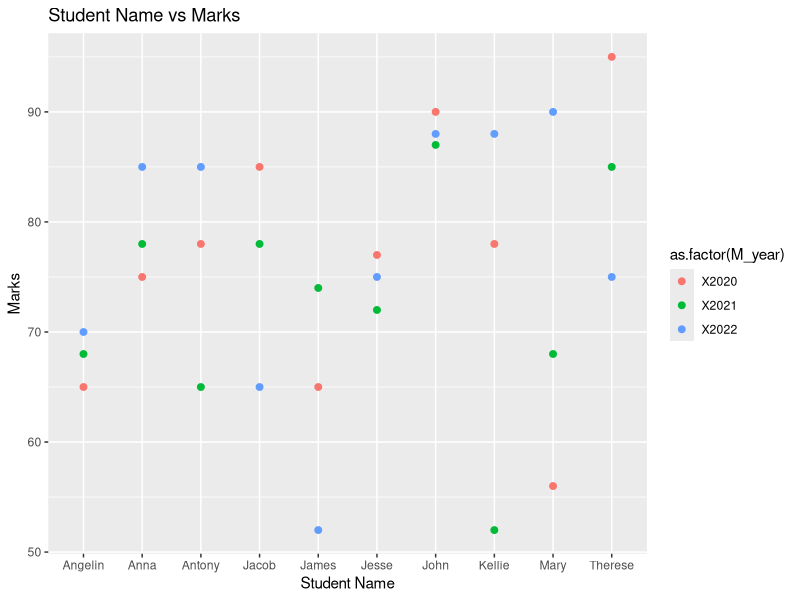
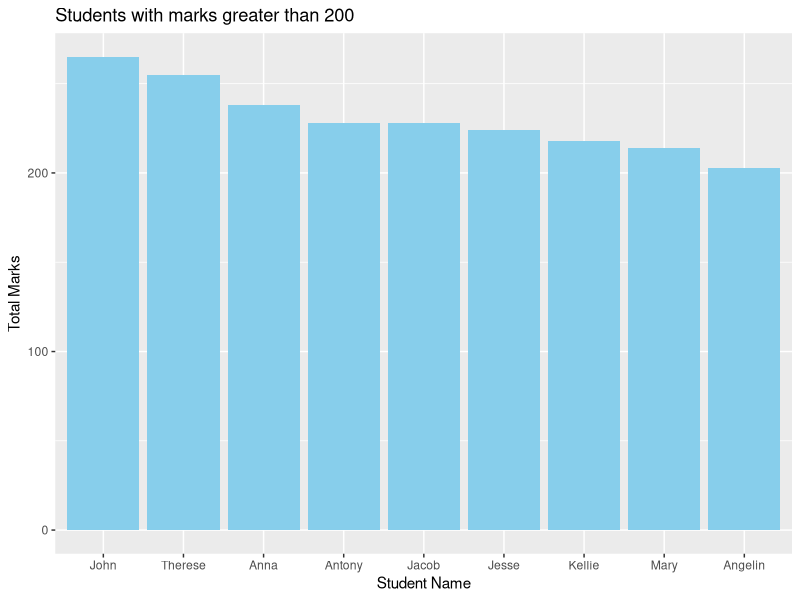
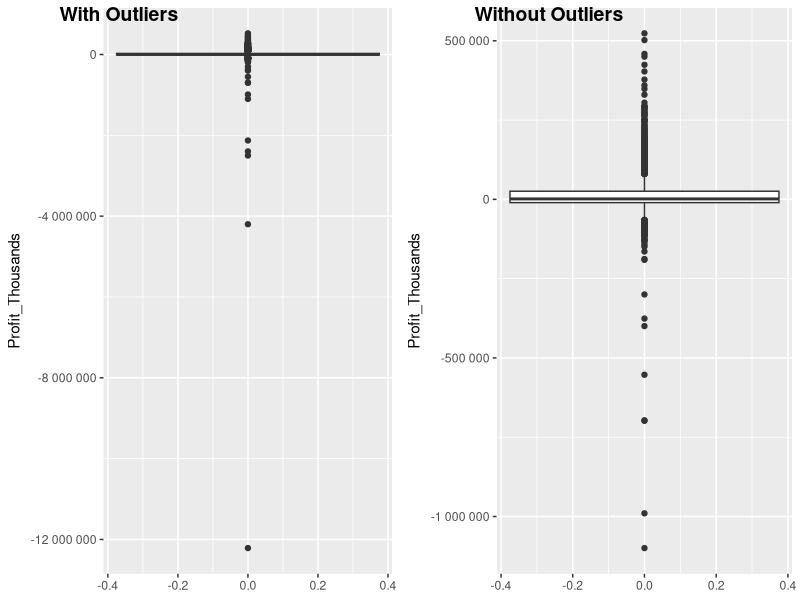
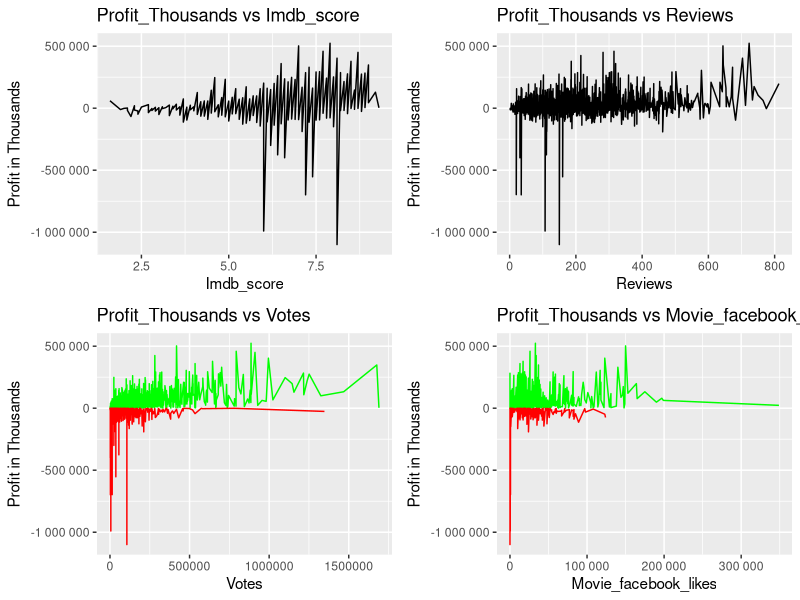
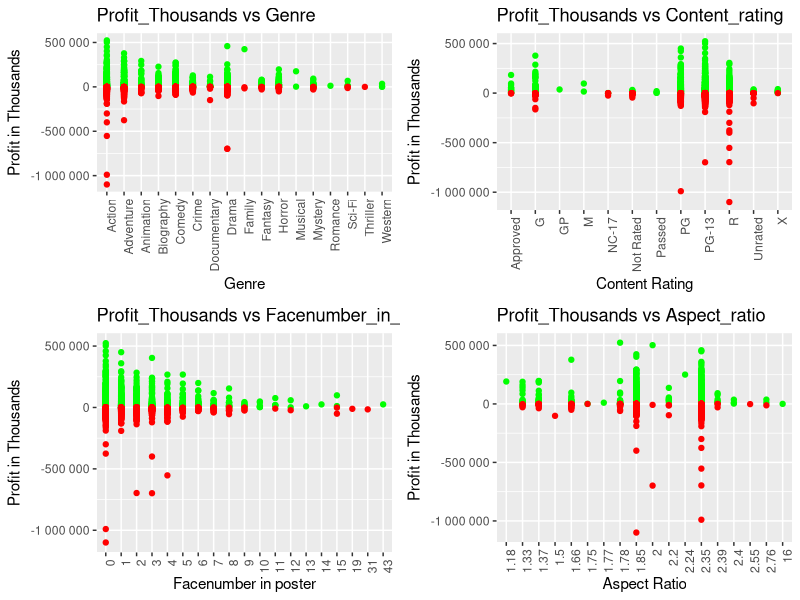
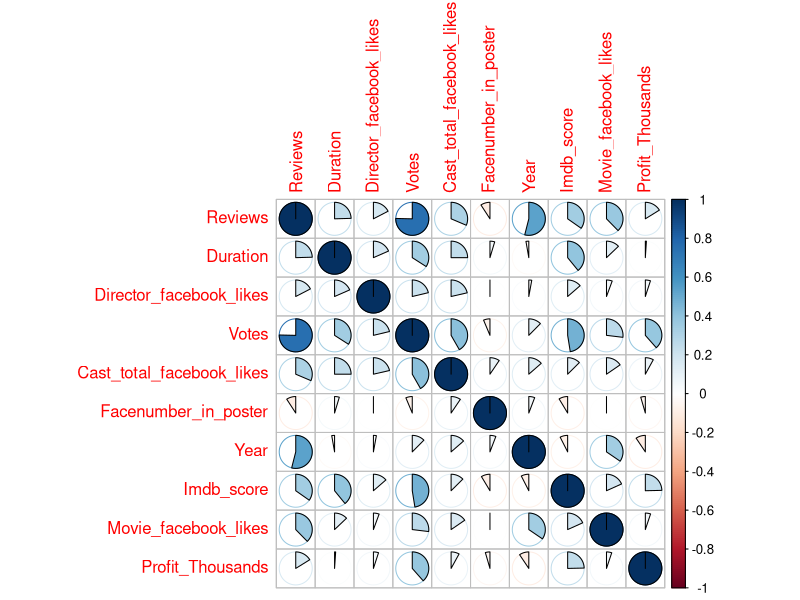
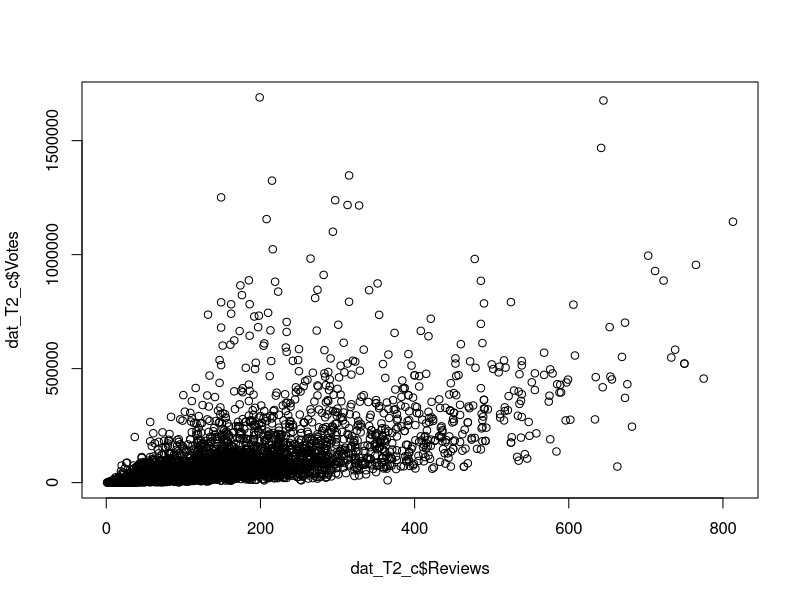
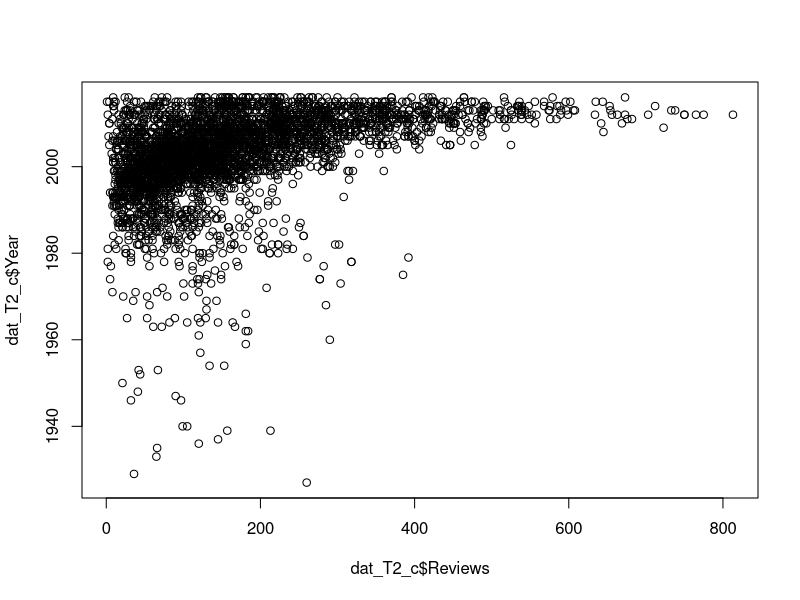

Reproduce these figures in R, in order.
## ---- chunk 1
library(dplyr)
library(tidyr)
library(tidyverse)

# Change the working directory as per the file location if required

dat_T1 <- read.csv("Studentmarks.csv", header = TRUE)
## ---- chunk 2
dim(dat_T1)

#Checking for NAs
any(is.na(dat_T1))

#Checking for duplicated rows
any(duplicated(dat_T1))
## ---- chunk 3
# Used floor() as we need to round down to get age in absolute years
age1 <- floor(as.numeric(difftime(Sys.Date(), as.Date(dat_T1$dob, format = "%d/%m/%Y")))/365)

# Binding age1 as a column to the dataset
dat_T1 <- cbind(dat_T1, age1)
## ---- chunk 4
# Converting the dob column to the date data type
dat_T1$dob <- as.Date(dat_T1$dob, format = "%d/%m/%Y")

# Extracting month and year column from dob
dat_T1 <- separate(dat_T1, dob, c("Year", "Month"))
## ---- chunk 5
dat_T1$age2 <- as.numeric(format(Sys.Date(), "%Y"))-as.numeric(dat_T1$Year)
## ---- chunk 6
dat_T1.2 <- gather(dat_T1, "M_year", "Marks", 5:7)
## ---- chunk 7
library(ggplot2)
ggplot(dat_T1.2, aes(Studentname, Marks, color = as.factor(M_year))) + 
  geom_point(size = 2) + 
  labs(x = "Student Name", y = "Marks", title = "Student Name vs Marks")
## ---- chunk 8
dat_T1.3 <- dat_T1 %>%
  mutate(TotalMarks = X2020 + X2021 + X2022) %>%
  filter(TotalMarks >= 200) %>%
  arrange(desc(TotalMarks))

nrow(dat_T1.3) #Only 1 student has been dropped for marks < 200
## ---- chunk 9
#Load if not done before
#library(ggplot2)

ggplot(dat_T1.3, aes(x = reorder(Studentname, -TotalMarks), y = TotalMarks)) + 
  geom_bar(stat = "identity", fill = "skyblue") +
  labs(x = "Student Name", y = "Total Marks",
       title = "Students with marks greater than 200")
## ---- chunk 10
# Load if not done before
# library(dplyr)
# library(tidyr)
# library(tidyverse)

# Change the working directory as per the file location, if required

dat_T2 <- read.csv("Movies.csv", header = TRUE)
## ---- chunk 11
dim(dat_T2)

# Checking for duplicated records
any(duplicated(dat_T2)) #Returns TRUE

# Removing duplicated records
dat_T2 <- unique(dat_T2)
## ---- chunk 12
# Replacing "" with NA to make compatable with is.na() function
dat_T2 <- dat_T2 %>%
  mutate_all(~ifelse(. == "", NA, .))

# Checking NA count for each Column
sapply(dat_T2, function(x) sum(is.na(x)))
## ---- chunk 13
dat_T2 <- subset(dat_T2, select = -c(Movie_imdb_link, Plot_keywords))
dim(dat_T2)
## ---- chunk 14
# Checking Language Column
levels(factor(dat_T2$Language))

# As all the movies are in English, we can remove that column, as it wont be helpful in any analysis
dat_T2 <- subset(dat_T2, select = -c(Language))
dim(dat_T2)
## ---- chunk 15
# Extracting actor info in seperate dataframe
dat_actor <- subset(dat_T2, select = c(Title, Gross, Budget, 
                                       Actor_1_name, Actor_1_facebook_likes,
                                       Actor_2_name, Actor_2_facebook_likes,
                                       Actor_3_name, Actor_3_facebook_likes))

# Removing it from our current dataframe
dat_T2 <- subset(dat_T2, select = -c(Actor_1_name, Actor_1_facebook_likes,
                                     Actor_2_name, Actor_2_facebook_likes,
                                     Actor_3_name, Actor_3_facebook_likes))
dim(dat_T2)

# Rechecking NAs
sapply(dat_T2, function(x) sum(is.na(x)))
## ---- chunk 16
dat_T2 <- na.omit(dat_T2)
dim(dat_T2)
# We have eliminated a total of 137 additional records with NAs from the dataset
## ---- chunk 17
# Calculating Profit
dat_T2$Profit <- dat_T2$Gross-dat_T2$Budget

# As now, Gross and Budget Columns are redundant, we can remove them
# Also the profit values are large, so rounding it to thousands to make it more readable
dat_T2 <- dat_T2 %>%
  mutate(Profit_Thousands = round(Profit/1000, 0)) %>%
  select(-c(Gross, Budget, Profit))

## ---- chunk 18
# Load if not done before
# library(ggplot2)

# Plotting with Outliers
gbox_1 <- ggplot(dat_T2, aes(y=Profit_Thousands))+geom_boxplot() + 
  scale_y_continuous(labels = scales::number_format(accuracy = 1))

# Removing last 5 outliers with big losses, to make the charts more readable
dat_T2_w <- dat_T2 %>% arrange(desc(Profit_Thousands))
dat_T2_w <- dat_T2_w[1:(nrow(dat_T2_w)-5),]

# Plotting without Outliers
gbox_2 <- ggplot(dat_T2_w, aes(y=Profit_Thousands))+geom_boxplot() + 
  scale_y_continuous(labels = scales::number_format(accuracy = 1))

# Output
library(ggpubr)
ggarrange(gbox_1, gbox_2, labels = c("With Outliers", "Without Outliers"),
          ncol = 2, nrow = 1)

## ---- chunk 19
# line plot
# We will be using the df without last 5 outliers as it is more visually interpretable

# Load if not done before
# library(ggplot2)

# "Profit_Thousands" vs "Imdb_score"
gline_1 <- ggplot(dat_T2_w, aes(x = Imdb_score, y = Profit_Thousands)) + 
  geom_line() + 
  scale_y_continuous(labels = scales::number_format(accuracy = 1)) +
  labs(x = "Imdb_score", y = "Profit in Thousands", 
       title = "Profit_Thousands vs Imdb_score")

# "Profit_Thousands" vs "Reviews"
gline_2 <- ggplot(dat_T2_w, aes(x = Reviews, y = Profit_Thousands)) + 
  geom_line() + 
  scale_y_continuous(labels = scales::number_format(accuracy = 1)) +
  labs(x = "Reviews", y = "Profit in Thousands", title = "Profit_Thousands vs Reviews")

# "Profit_Thousands" vs "Votes"
gline_3 <- ggplot(dat_T2_w, aes(x = Votes, y = Profit_Thousands)) + 
  geom_line(aes(color = ifelse(Profit_Thousands > 0, "Above 0", "Below 0"))) + 
  scale_y_continuous(labels = scales::number_format(accuracy = 1)) +
  labs(x = "Votes", y = "Profit in Thousands", title = "Profit_Thousands vs Votes") +
  scale_color_manual(values = c("Above 0" = "green", "Below 0" = "red")) +
  guides(color = FALSE)

# "Profit_Thousands" vs "Movie_facebook_likes"
gline_4 <- ggplot(dat_T2_w, aes(x = Movie_facebook_likes, y = Profit_Thousands)) + 
  geom_line(aes(color = ifelse(Profit_Thousands > 0, "Above 0", "Below 0"))) + 
  scale_y_continuous(labels = scales::number_format(accuracy = 1)) +
  scale_x_continuous(labels = scales::number_format(accuracy = 1)) +
  labs(x = "Movie_facebook_likes", y = "Profit in Thousands",
       title = "Profit_Thousands vs Movie_facebook_likes") +
  scale_color_manual(values = c("Above 0" = "green", "Below 0" = "red")) +
  guides(color = FALSE)

# Output
# Load if not done before
# library(ggpubr)
ggarrange(gline_1, gline_2, gline_3, gline_4,
          ncol = 2, nrow = 2)
## ---- chunk 20
# scatter plot
# We will be using the df without last 5 outliers as it is more visually interpretable

# Load if not done before
# library(ggplot2)

# "Profit_Thousands" vs "Genre"
gsp_1 <- ggplot(dat_T2_w, aes(x = factor(Genre), y = Profit_Thousands)) + 
  geom_point(aes(color = ifelse(Profit_Thousands > 0, "Above 0", "Below 0"))) + 
  scale_y_continuous(labels = scales::number_format(accuracy = 1)) +
  labs(x = "Genre", y = "Profit in Thousands", 
       title = "Profit_Thousands vs Genre") +
  scale_color_manual(values = c("Above 0" = "green", "Below 0" = "red")) +
  guides(color = FALSE) +
  theme(axis.text.x = element_text(angle = 90, hjust = 1))

# "Profit_Thousands" vs "Content_rating"
gsp_2 <- ggplot(dat_T2_w, aes(x = factor(Content_rating), y = Profit_Thousands)) + 
  geom_point(aes(color = ifelse(Profit_Thousands > 0, "Above 0", "Below 0"))) + 
  scale_y_continuous(labels = scales::number_format(accuracy = 1)) +
  labs(x = "Content Rating", y = "Profit in Thousands", 
       title = "Profit_Thousands vs Content_rating") +
  scale_color_manual(values = c("Above 0" = "green", "Below 0" = "red")) +
  guides(color = FALSE) +
  theme(axis.text.x = element_text(angle = 90, hjust = 1))

# "Profit_Thousands" vs "Facenumber_in_poster"
gsp_3 <- ggplot(dat_T2_w, aes(x = factor(Facenumber_in_poster), y = Profit_Thousands)) + 
  geom_point(aes(color = ifelse(Profit_Thousands > 0, "Above 0", "Below 0"))) + 
  scale_y_continuous(labels = scales::number_format(accuracy = 1)) +
  labs(x = "Facenumber in poster", y = "Profit in Thousands", 
       title = "Profit_Thousands vs Facenumber_in_poster") +
  scale_color_manual(values = c("Above 0" = "green", "Below 0" = "red")) +
  guides(color = FALSE) +
  theme(axis.text.x = element_text(angle = 90, hjust = 1))

# "Profit_Thousands" vs "Aspect_ratio"
gsp_4 <- ggplot(dat_T2_w, aes(x = factor(Aspect_ratio), y = Profit_Thousands)) + 
  geom_point(aes(color = ifelse(Profit_Thousands > 0, "Above 0", "Below 0"))) + 
  scale_y_continuous(labels = scales::number_format(accuracy = 1)) +
  labs(x = "Aspect Ratio", y = "Profit in Thousands",
       title = "Profit_Thousands vs Aspect_ratio") +
  scale_color_manual(values = c("Above 0" = "green", "Below 0" = "red")) +
  guides(color = FALSE) +
  theme(axis.text.x = element_text(angle = 90, hjust = 1))

# Output
# Load if not done before
# library(ggpubr)
ggarrange(gsp_1, gsp_2, gsp_3, gsp_4, ncol = 2, nrow = 2)
## ---- chunk 21
# Using the dataset without excluding outliers
# As Spearman's Correlation can only deal with ordinal, interval or ratio, so removing all the columns not required
dat_T2_c <- dat_T2 %>%
  select(-c(Color, Director, Genre, Title, Content_rating, Aspect_ratio))

# Using Spearman's rank correlation  
cor_T2 <- cor(dat_T2_c,  use = "everything", method = c("spearman"))
# Rounding to 4 decimals to make it more readable
round(cor_T2, 4)
## ---- chunk 22
library(corrplot)

# Plotting Correlation Matrix using "pie" method
corrplot(cor_T2, method = "pie")
## ---- chunk 23
# Reconfirming strong correlations
cor_st_1 <- cor_T2["Reviews", "Votes"]
cor_st_1

cor_st_2 <- cor_T2["Reviews", "Year"]
cor_st_2
# both have value above 0.5, so Strong Correlation

# Reconfirming weak correlations
cor_wk_1 <- cor_T2["Facenumber_in_poster", "Director_facebook_likes"]
cor_wk_1

cor_wk_2 <- cor_T2["Facenumber_in_poster", "Movie_facebook_likes"]
cor_wk_2
# both have value close to 0, so Weak Correlation
## ---- chunk 24
# Strong Correlation Reviews and Votes
plot(x = dat_T2_c$Reviews, y = dat_T2_c$Votes)

# Strong Correlation Reviews and Year
plot(x = dat_T2_c$Reviews, y = dat_T2_c$Year)

# Weak Correlation Facenumber_in_poster and Director_Facebook_likes
plot(x = dat_T2_c$Director_facebook_likes, y = dat_T2_c$Facenumber_in_poster)

# Weak Correlation Facenumber_in_poster and Movie_Facebook_likes
plot(x = dat_T2_c$Movie_facebook_likes, y = dat_T2_c$Facenumber_in_poster)
